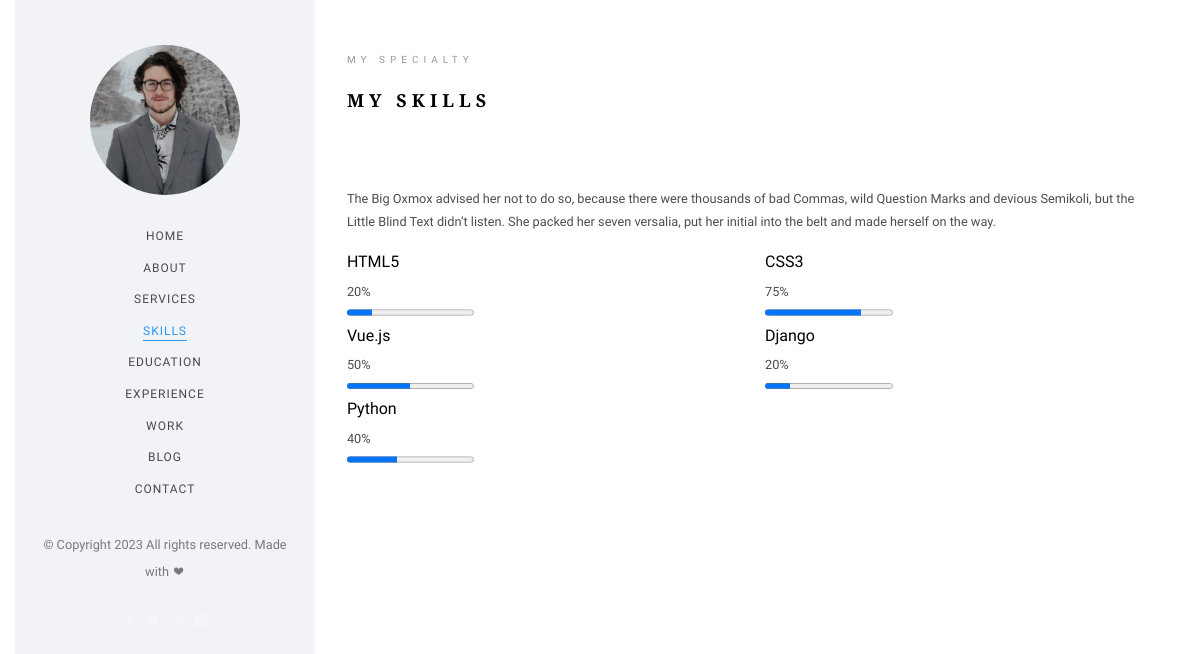
Screenshot of /skills/ with the database file from the repository.
### skill/models.py (models this page shows, shortened)
class Skill(models.Model):
    skill_name = models.CharField(max_length=30)
    skill_grade = models.CharField(max_length=2)

### skill/views.py (the view)
# urls.py: path("skills/", views.SkillPageView.as_view(), name='skills'),
class SkillPageView(ListView):
    template_name = 'skills.html'
    model = Skill
    context_object_name = 'skills'

### work/context_processors.py (called while the page is built)
def project_tags(request):
    tags = Tag.objects.all()
    return {'project_tags': tags}

### templates/skills.html (shortened to what this page needs)
{% extends 'base.html'%}
{% load static %}
{% block content %}
    <section class="colorlib-skills" data-section="skills">
        <div class="colorlib-narrow-content">
            <div class="row">
                <div class="col-md-6 col-md-offset-3 col-md-pull-3 animate-box" data-animate-effect="fadeInLeft">
                    <span class="heading-meta">My Specialty</span>
                    <h2 class="colorlib-heading animate-box">My Skills</h2>
                </div>
            </div>
            <div class="row">
                <div class="col-md-12 animate-box" data-animate-effect="fadeInLeft">
                    <p>The Big Oxmox advised her not to do so, because there were thousands of bad Commas, wild Question Marks and devious Semikoli, but the Little Blind Text didn’t listen. She packed her seven versalia, put her initial into the belt and made herself on the way.</p>
                </div>
                {% if skills %}
                {% for skill in skills %}
                    {% include 'partials/_skill.html' %}
                {% endfor %}
                {% endif %}
            </div>
        </div>
    </section>
{% endblock content %}

### templates/partials/_skill.html
    <div class="col-md-6 animate-box" data-animate-effect="fadeInLeft">
        <div class="progress-wrap">
            <h3>{{ skill.skill_name }}</h3><span class="span">{{ skill.skill_grade }}%</span>
            <div class="">
                <progress role="progressbar" max="100" value="{{skill.skill_grade}}"></progress>
            </div>
        </div>
    </div>

### static/css/style.css (style rules this page uses)
body { font-family: "Quicksand", Arial, sans-serif; font-weight: 400; font-size: 15px; line-height: 1.8; color: rgba(0, 0, 0, 0.7); }
p { margin-bottom: 1.5em; }
h1, h2, h3, h4, h5, h6 { color: #000; font-family: "Playfair Display", Georgia, serif; font-weight: 400; margin: 0 0 30px 0; }
.colorlib-narrow-content { padding: 0 2.5em; }
.colorlib-experience, .colorlib-skills, .colorlib-education, .colorlib-blog, .colorlib-work, .colorlib-about, .colorlib-services, .colorlib-contact { padding-top: 4em; padding-bottom: 9em; clear: both; width: 100%; display: block; }
.colorlib-heading { font-size: 18px; margin-bottom: 4em; font-weight: 700; text-transform: uppercase; letter-spacing: 5px; line-height: 1.8; position: relative; }
.heading-meta { margin-bottom: 15px; display: block; font-size: 10px; text-transform: uppercase; color: #999999; font-weight: 500; letter-spacing: 5px; }
.progress-wrap h3 { font-size: 16px; font-family: "Quicksand", Arial, sans-serif; margin-bottom: 10px; }
.js .animate-box { opacity: 0; }

### rows the page displays
Skill: skill_name "HTML5", skill_grade "20"
Skill: skill_name "CSS3", skill_grade "75"
Skill: skill_name "Vue.js", skill_grade "50"
Skill: skill_name "Django", skill_grade "20"
Skill: skill_name "Python", skill_grade "40"
